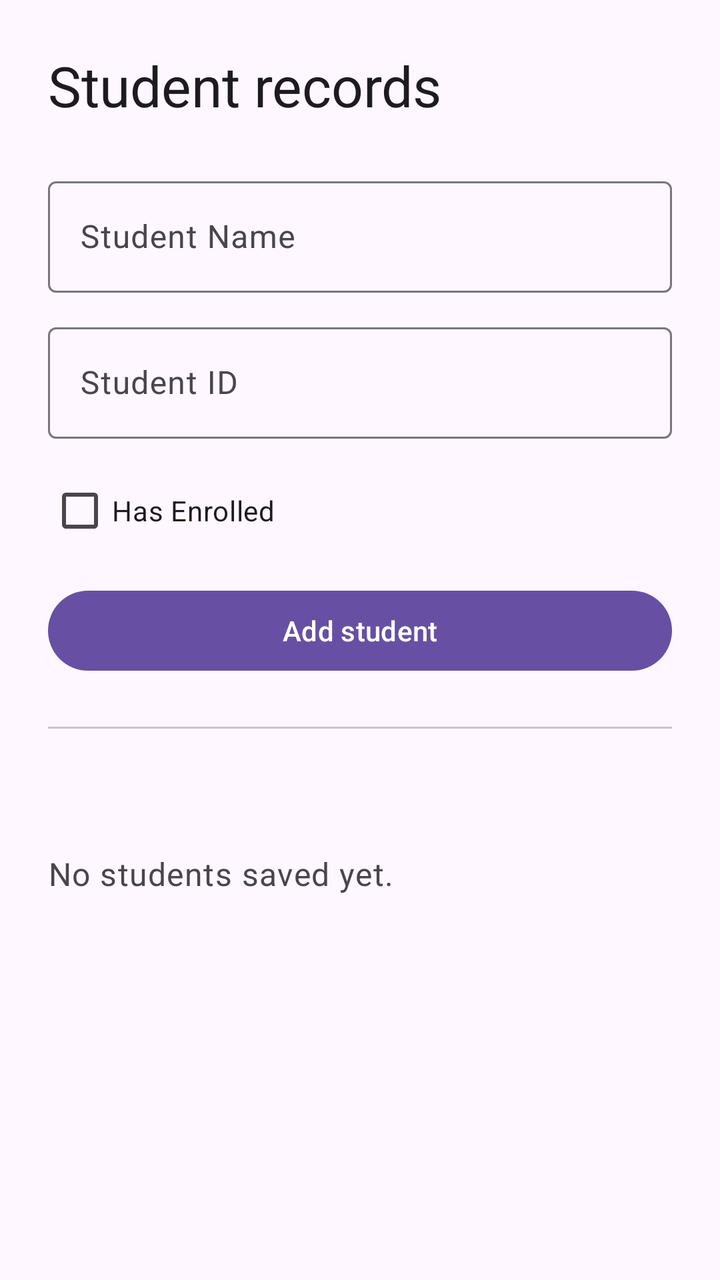
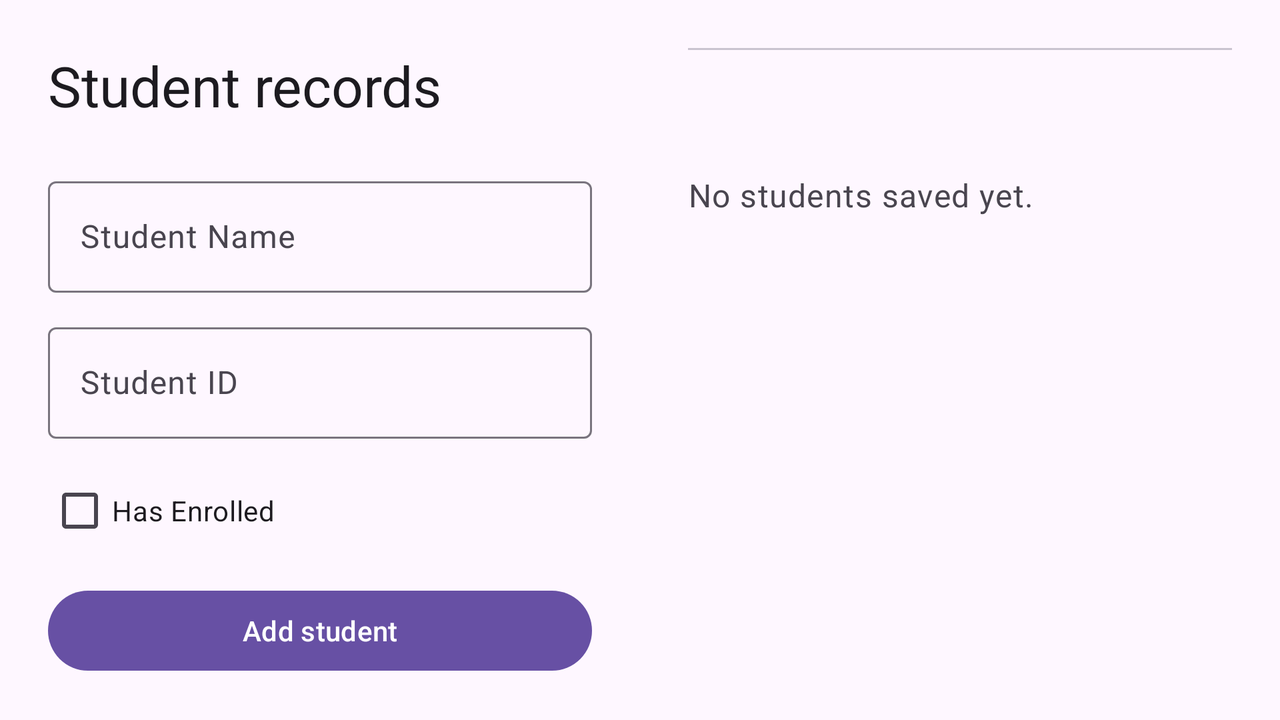

Two renders of one Android screen. The first uses the default layout on a phone; the second uses the alternative layout the repository ships for a different screen configuration, on a matching device. The two XML files are below.
<!-- AndroidManifest.xml: application theme Theme.MidExamDwikyCandra -->
<!-- res/layout/activity_main.xml -->
<?xml version="1.0" encoding="utf-8"?>
<LinearLayout xmlns:android="http://schemas.android.com/apk/res/android"
    xmlns:tools="http://schemas.android.com/tools"
    android:id="@+id/main"
    android:layout_width="match_parent"
    android:layout_height="match_parent"
    android:orientation="vertical"
    tools:context=".MainActivity">

    <include layout="@layout/student_form" />

    <include layout="@layout/records_overview" />

    <ListView
        android:id="@+id/student_list"
        android:layout_width="match_parent"
        android:layout_height="0dp"
        android:layout_weight="1"
        android:clipToPadding="false"
        android:paddingStart="24dp"
        android:paddingTop="16dp"
        android:paddingEnd="24dp"
        android:paddingBottom="24dp"
        android:divider="@android:color/transparent"
        android:dividerHeight="12dp"
        android:scrollbars="none"
        tools:listitem="@layout/student_row" />
</LinearLayout>
<!-- res/layout/student_form.xml (included above) -->
<?xml version="1.0" encoding="utf-8"?>
<LinearLayout xmlns:android="http://schemas.android.com/apk/res/android"
    xmlns:tools="http://schemas.android.com/tools"
    android:layout_width="match_parent"
    android:layout_height="wrap_content"
    android:orientation="vertical"
    android:paddingStart="24dp"
    android:paddingTop="24dp"
    android:paddingEnd="24dp">

    <TextView
        android:layout_width="match_parent"
        android:layout_height="wrap_content"
        android:text="@string/student_records"
        android:textAppearance="?attr/textAppearanceHeadlineMedium"
        android:textColor="?attr/colorOnSurface"
        android:accessibilityHeading="true"
        tools:targetApi="28" />

    <com.google.android.material.textfield.TextInputLayout
        android:id="@+id/name_input_layout"
        style="@style/Widget.Material3.TextInputLayout.OutlinedBox"
        android:layout_width="match_parent"
        android:layout_height="wrap_content"
        android:layout_marginTop="24dp"
        android:hint="@string/student_name">

        <com.google.android.material.textfield.TextInputEditText
            android:id="@+id/student_name"
            android:layout_width="match_parent"
            android:layout_height="wrap_content"
            android:imeOptions="actionNext"
            android:inputType="textPersonName|textCapWords"
            android:maxLines="1"
            android:singleLine="true"
            android:importantForAutofill="no" />
    </com.google.android.material.textfield.TextInputLayout>

    <com.google.android.material.textfield.TextInputLayout
        android:id="@+id/id_input_layout"
        style="@style/Widget.Material3.TextInputLayout.OutlinedBox"
        android:layout_width="match_parent"
        android:layout_height="wrap_content"
        android:layout_marginTop="12dp"
        android:hint="@string/student_id">

        <com.google.android.material.textfield.TextInputEditText
            android:id="@+id/student_id"
            android:layout_width="match_parent"
            android:layout_height="wrap_content"
            android:imeOptions="actionDone"
            android:inputType="textNoSuggestions"
            android:maxLines="1"
            android:singleLine="true"
            android:importantForAutofill="no" />
    </com.google.android.material.textfield.TextInputLayout>

    <com.google.android.material.checkbox.MaterialCheckBox
        android:id="@+id/has_enrolled"
        android:layout_width="wrap_content"
        android:layout_height="wrap_content"
        android:minHeight="48dp"
        android:layout_marginTop="12dp"
        android:text="@string/has_enrolled" />

    <LinearLayout
        android:layout_width="match_parent"
        android:layout_height="wrap_content"
        android:layout_marginTop="12dp"
        android:orientation="horizontal">

        <com.google.android.material.button.MaterialButton
            android:id="@+id/save_student"
            android:layout_width="0dp"
            android:layout_height="wrap_content"
            android:layout_weight="1"
            android:minHeight="48dp"
            android:text="@string/add_student" />

        <com.google.android.material.button.MaterialButton
            android:id="@+id/cancel_edit"
            style="@style/Widget.Material3.Button.OutlinedButton"
            android:layout_width="wrap_content"
            android:layout_height="wrap_content"
            android:layout_marginStart="12dp"
            android:minHeight="48dp"
            android:text="@string/cancel"
            android:visibility="gone" />
    </LinearLayout>
</LinearLayout>
<!-- res/layout/records_overview.xml (included above) -->
<?xml version="1.0" encoding="utf-8"?>
<LinearLayout xmlns:android="http://schemas.android.com/apk/res/android"
    xmlns:tools="http://schemas.android.com/tools"
    android:layout_width="match_parent"
    android:layout_height="wrap_content"
    android:orientation="vertical"
    android:paddingStart="24dp"
    android:paddingEnd="24dp">

    <com.google.android.material.divider.MaterialDivider
        android:layout_width="match_parent"
        android:layout_height="wrap_content"
        android:layout_marginTop="24dp" />

    <TextView
        android:id="@+id/records_title"
        android:layout_width="match_parent"
        android:layout_height="wrap_content"
        android:layout_marginTop="24dp"
        android:textAppearance="?attr/textAppearanceTitleMedium"
        android:accessibilityHeading="true"
        tools:targetApi="28" />

    <TextView
        android:id="@+id/empty_state"
        android:layout_width="match_parent"
        android:layout_height="wrap_content"
        android:layout_marginTop="16dp"
        android:text="@string/no_students"
        android:textAppearance="?attr/textAppearanceBodyLarge"
        android:textColor="?attr/colorOnSurfaceVariant" />
</LinearLayout>
<!-- resources referenced by this layout -->
<resources>
  <string name="add_student">Add student</string>
  <string name="cancel">Cancel</string>
  <string name="has_enrolled">Has Enrolled</string>
  <string name="no_students">No students saved yet.</string>
  <string name="student_id">Student ID</string>
  <string name="student_name">Student Name</string>
  <string name="student_records">Student records</string>
  <style name="Theme.MidExamDwikyCandra" parent="Base.Theme.MidExamDwikyCandra" />
  <style name="Base.Theme.MidExamDwikyCandra" parent="Theme.Material3.DayNight.NoActionBar" />
</resources>
<!-- res/layout-land/activity_main.xml (the repository's variant of the layout above) -->
<!-- drawn on the phone turned sideways -->
<?xml version="1.0" encoding="utf-8"?>
<androidx.constraintlayout.widget.ConstraintLayout xmlns:android="http://schemas.android.com/apk/res/android"
    xmlns:app="http://schemas.android.com/apk/res-auto"
    xmlns:tools="http://schemas.android.com/tools"
    android:id="@+id/main"
    android:layout_width="match_parent"
    android:layout_height="match_parent"
    tools:context=".MainActivity">

    <ScrollView
        android:id="@+id/form_pane"
        android:layout_width="0dp"
        android:layout_height="0dp"
        android:fillViewport="true"
        app:layout_constraintBottom_toBottomOf="parent"
        app:layout_constraintStart_toStartOf="parent"
        app:layout_constraintTop_toTopOf="parent"
        app:layout_constraintWidth_percent="0.5">

        <include layout="@layout/student_form" />
    </ScrollView>

    <include
        android:id="@+id/records_overview"
        layout="@layout/records_overview"
        android:layout_width="0dp"
        android:layout_height="wrap_content"
        app:layout_constraintEnd_toEndOf="parent"
        app:layout_constraintStart_toEndOf="@id/form_pane"
        app:layout_constraintTop_toTopOf="parent" />

    <ListView
        android:id="@+id/student_list"
        android:layout_width="0dp"
        android:layout_height="0dp"
        android:clipToPadding="false"
        android:paddingStart="8dp"
        android:paddingTop="16dp"
        android:paddingEnd="24dp"
        android:paddingBottom="24dp"
        android:divider="@android:color/transparent"
        android:dividerHeight="12dp"
        android:scrollbars="none"
        app:layout_constraintBottom_toBottomOf="parent"
        app:layout_constraintEnd_toEndOf="parent"
        app:layout_constraintStart_toEndOf="@id/form_pane"
        app:layout_constraintTop_toBottomOf="@id/records_overview"
        tools:listitem="@layout/student_row" />
</androidx.constraintlayout.widget.ConstraintLayout>
